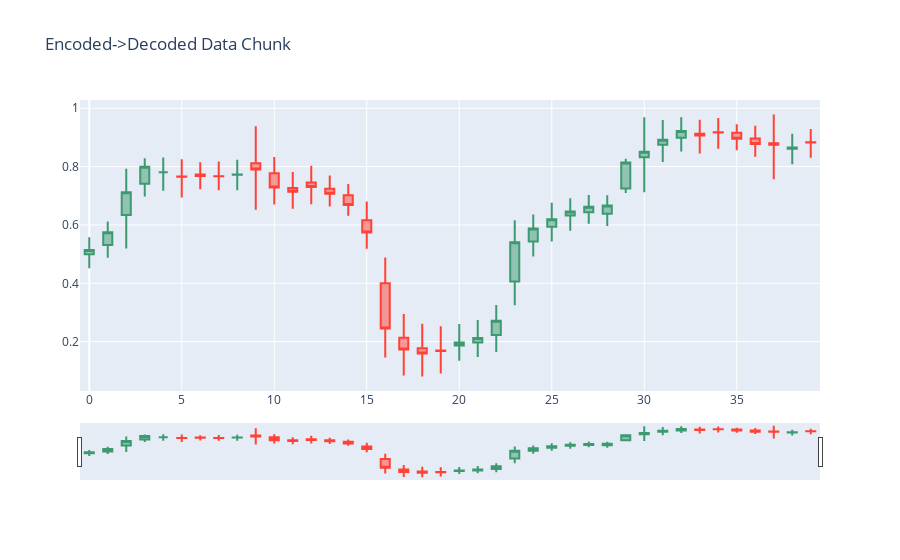

The notebook cell saved with this chart:
### Code cell
fig = go.Figure(data=[go.Candlestick(
    open=decoded_batch[batch_idx][:, 0].detach().cpu(), high=decoded_batch[batch_idx][:, 1].detach().cpu(),
    low=decoded_batch[batch_idx][:, 2].detach().cpu(), close=decoded_batch[batch_idx][:, 3].detach().cpu())])

fig.update_layout(
                  title='Encoded->Decoded Data Chunk',
                  xaxis_rangeslider_visible=True,
                  yaxis_fixedrange=False,
                 )
